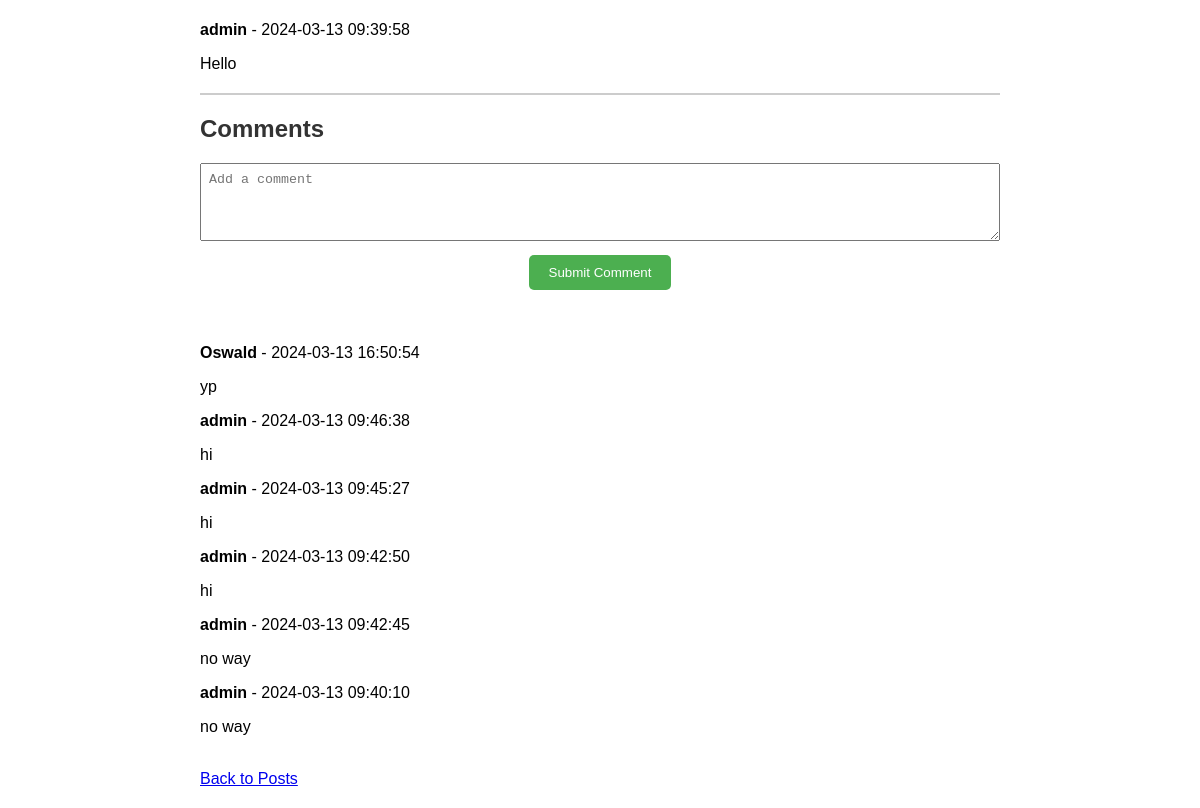
Page /post/1 (signed in) on the committed database.
### tables this page shows
CREATE TABLE users (
            id INTEGER PRIMARY KEY AUTOINCREMENT,
            username TEXT NOT NULL UNIQUE,
            password TEXT NOT NULL
        );

CREATE TABLE posts (
            id INTEGER PRIMARY KEY AUTOINCREMENT,
            title TEXT NOT NULL,
            content TEXT NOT NULL,
            user_id INTEGER NOT NULL,
            created_at DATETIME DEFAULT CURRENT_TIMESTAMP,
            FOREIGN KEY (user_id) REFERENCES users (id)
        );

CREATE TABLE comments (
            id INTEGER PRIMARY KEY AUTOINCREMENT,
            post_id INTEGER,
            content TEXT NOT NULL,
            created_at DATETIME DEFAULT CURRENT_TIMESTAMP,
            user_id INTEGER NOT NULL,
            FOREIGN KEY (post_id) REFERENCES posts (id),
            FOREIGN KEY (user_id) REFERENCES users (id)
        );

### app.py (the view)
@app.route('/post/<int:post_id>', methods=['GET', 'POST'])
@login_required
def post(post_id):
    conn = sqlite3.connect('blog.db')
    cursor = conn.cursor()
    if request.method == 'POST':
        content = request.form['content']
        cursor.execute('INSERT INTO comments (post_id, content, user_id) VALUES (?, ?, ?)', (post_id, content, current_user.id))
        conn.commit()
    cursor.execute('''
        SELECT posts.id, posts.title, posts.content, posts.created_at, users.username
        FROM posts
        JOIN users ON posts.user_id = users.id
        WHERE posts.id = ?
    ''', (post_id,))
    post = cursor.fetchone()
    cursor.execute('''
        SELECT comments.id, comments.content, comments.created_at, users.username
        FROM comments
        JOIN users ON comments.user_id = users.id
        WHERE comments.post_id = ?
        ORDER BY comments.created_at DESC
    ''', (post_id,))
    comments = cursor.fetchall()
    conn.close()
    return render_template('post.html', post=post, comments=comments, datetime=datetime)

### app.py (called while the page is built)
@login_manager.user_loader
def load_user(user_id):
    conn = sqlite3.connect('blog.db')
    cursor = conn.cursor()
    cursor.execute('SELECT * FROM users WHERE id = ?', (user_id,))
    user = cursor.fetchone()
    conn.close()
    if user:
        from auth import User
        user_obj = User()
        user_obj.id = user[0]
        return user_obj
    return None

### templates/post.html (shortened to what this page needs)
<!DOCTYPE html>
<html lang="en">
<head>
    <link rel="stylesheet" type="text/css" href="{{ url_for('static', filename='style.css') }}">
</head>
<body>
    <p><span class="username">{{ post[4] }}</span> - {{ post[3] }}</p>
    <p>{{ post[2] }}</p>
    <hr>
    <h2>Comments</h2>
    <form method="post">
        <textarea name="content" rows="4" cols="50" placeholder="Add a comment" required></textarea>
        <br>
        <button type="submit">Submit Comment</button>
    </form>
    <br>
    {% for comment in comments %}
        <div class="comment">
            <p>
                <span class="username">{{ comment[3] }}</span> -
                {{ comment[2] }} {% if time_difference > 1 %}<span class="late">(Late)</span>{% endif %}
            </p>
            <p>{{ comment[1] }}</p>
        </div>
    {% endfor %}
    <br>
    <a href="{{ url_for('index') }}">Back to Posts</a>
</body>
</html>

### static/style.css (style rules this page uses)
body { font-family: Arial, sans-serif; margin: 20px; max-width: 800px; margin-left: auto; margin-right: auto; }
h1, h2 { color: #333; }
form { margin-bottom: 20px; }
input[type="text"], input[type="password"], textarea { width: 100%; padding: 8px; margin-bottom: 10px; box-sizing: border-box; }
button { background-color: #4CAF50; color: white; padding: 10px 20px; border: none; border-radius: 5px; cursor: pointer; display: block; margin-left: auto; margin-right: auto; }
.username { font-weight: bold; }
hr { border: 1px solid #ccc; margin-top: 20px; margin-bottom: 20px; }

### rows in the picture
users: username "admin"
posts: created_at "2024-03-13 09:39:58", content "Hello"
comments: username "Oswald", created_at "2024-03-13 16:50:54", content "yp"
comments: username "admin", created_at "2024-03-13 09:46:38", content "hi"
comments: username "admin", created_at "2024-03-13 09:45:27", content "hi"
comments: username "admin", created_at "2024-03-13 09:42:50", content "hi"
comments: username "admin", created_at "2024-03-13 09:42:45", content "no way"
comments: username "admin", created_at "2024-03-13 09:40:10", content "no way"
